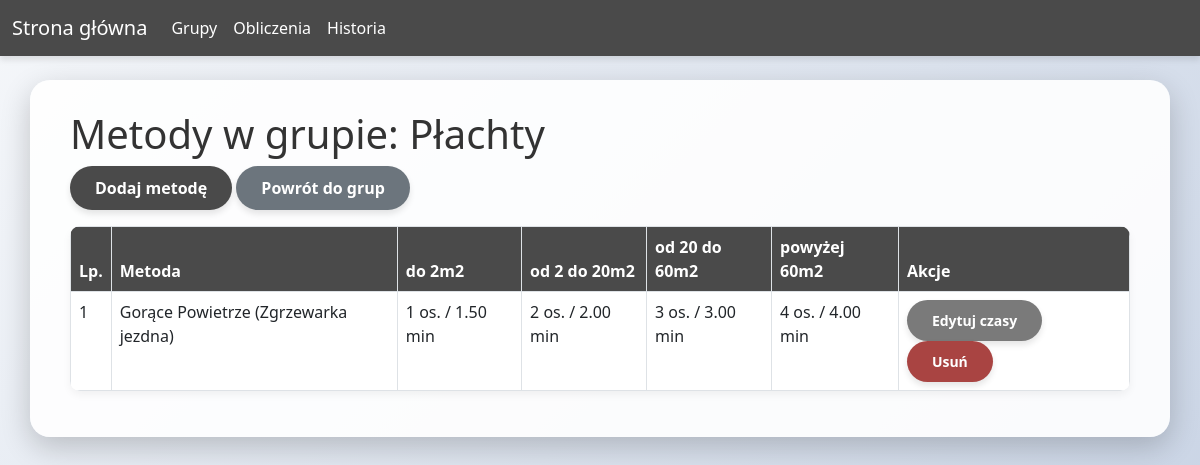
/metody/grupa/4, run on the app's committed database.
### app/models.py (models this page shows, shortened)
class Grupa(db.Model):
    __tablename__ = 'grupa'
    id = db.Column(db.Integer, primary_key=True)
    nazwa = db.Column(db.String(100), unique=True, nullable=False)
    metody = db.relationship('Metoda', backref='grupa', cascade='all, delete-orphan')

class MetodaCzas(db.Model):
    __tablename__ = 'metoda_czasy'
    id = db.Column(db.Integer, primary_key=True)
    metoda_id = db.Column(db.Integer, db.ForeignKey('metoda.id'))
    przedzial = db.Column(db.String(50))  # np. "do 2m2"
    pracownicy = db.Column(db.Integer, default=1)
    czas_na_metr = db.Column(db.Float, default=0.0)

class Metoda(db.Model):
    __tablename__ = 'metoda'
    id = db.Column(db.Integer, primary_key=True)
    nazwa = db.Column(db.String(100), nullable=False)
    grupa_id = db.Column(db.Integer, db.ForeignKey('grupa.id'))
    czasy = db.relationship('MetodaCzas', backref='metoda', cascade='all, delete-orphan')
    def pobierz_czas(self, przedzial):
        for czas in self.czasy:
            if czas.przedzial == przedzial:
                return czas.pracownicy, czas.czas_na_metr
        return (1, 0.0)

### app/routes/methods.py (the view)
@bp.route('/grupa/<int:grupa_id>')
def list(grupa_id):
    grupa = Grupa.query.get_or_404(grupa_id)
    return render_template('methods/list.html', grupa=grupa, przedzialy=PRZEDZIALY)

### app/templates/methods/list.html
{% extends "base.html" %}
{% block content %}
<h1>Metody w grupie: {{ grupa.nazwa }}</h1>
<a href="{{ url_for('methods.add', grupa_id=grupa.id) }}" class="btn btn-primary mb-3">Dodaj metodę</a>
<a href="{{ url_for('groups.list') }}" class="btn btn-secondary mb-3">Powrót do grup</a>
<table class="table table-bordered">
    <thead>
        <tr>
            <th>Lp.</th>
            <th>Metoda</th>
            {% for p in przedzialy %}
                <th>{{ p }}</th>
            {% endfor %}
            <th>Akcje</th>
        </tr>
    </thead>
    <tbody>
        {% for metoda in grupa.metody %}
        <tr>
            <td>{{ loop.index }}</td>
            <td>{{ metoda.nazwa }}</td>
            {% for p in przedzialy %}
                {% set czas = metoda.pobierz_czas(p) %}
                <td>{{ czas[0] }} os. / {{ "%.2f"|format(czas[1]) }} min</td>
            {% endfor %}
            <td>
                <a href="{{ url_for('methods.edit', metoda_id=metoda.id) }}" class="btn btn-sm btn-warning">Edytuj czasy</a>
                <form action="{{ url_for('methods.delete', metoda_id=metoda.id) }}" method="post" style="display:inline;">
                    <button type="submit" class="btn btn-sm btn-danger" onclick="return confirm('Na pewno usunąć metodę?')">Usuń</button>
                </form>
            </td>
        </tr>
        {% endfor %}
    </tbody>
</table>
{% endblock %}

### app/static/style.css (style rules this page uses)
body { background: linear-gradient(135deg, #f5f7fa 0%, #c3cfe2 100%); min-height: 100vh; margin: 0; padding: 0; font-family: 'Segoe UI', Tahoma, Geneva, Verdana, sans-serif; }
h1, h2, h3 { color: #333; }
.btn { border-radius: 50px; font-weight: bold; padding: 10px 25px; transition: all 0.3s ease; box-shadow: 0 4px 6px rgba(0, 0, 0, 0.1); border: none; }
.btn-primary { background-color: #4a4a4a; color: white; }
.btn-warning { background-color: #7a7a7a; color: white; }
.btn-danger { background-color: #a94442; }
.btn-secondary { background-color: #6c757d; border: none; }
.table { background-color: white; border-radius: 10px; overflow: hidden; box-shadow: 0 4px 8px rgba(0, 0, 0, 0.05); }
.table thead th { background-color: #4a4a4a; color: white; font-weight: 600; border-bottom: none; }

### data on the page
Grupa: nazwa "Płachty"
MetodaCzas: przedzial "do 2m2", czas_na_metr "1.50"
MetodaCzas: przedzial "od 2 do 20m2", czas_na_metr "2.00"
MetodaCzas: przedzial "od 20 do 60m2", czas_na_metr "3.00"
MetodaCzas: przedzial "powyżej 60m2", czas_na_metr "4.00"
Metoda: nazwa "Gorące Powietrze (Zgrzewarka jezdna)", czas "1" "2" "3" "4"
